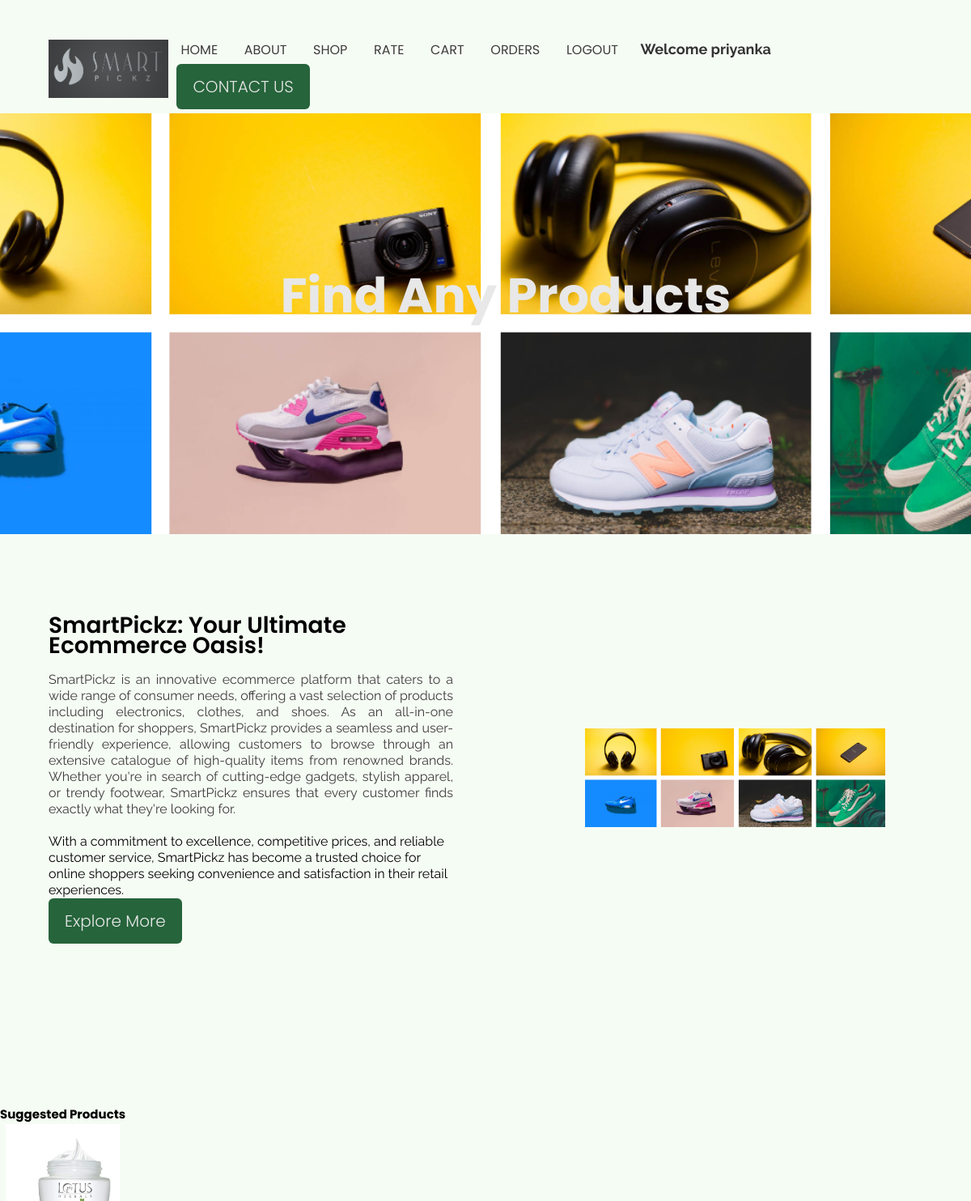
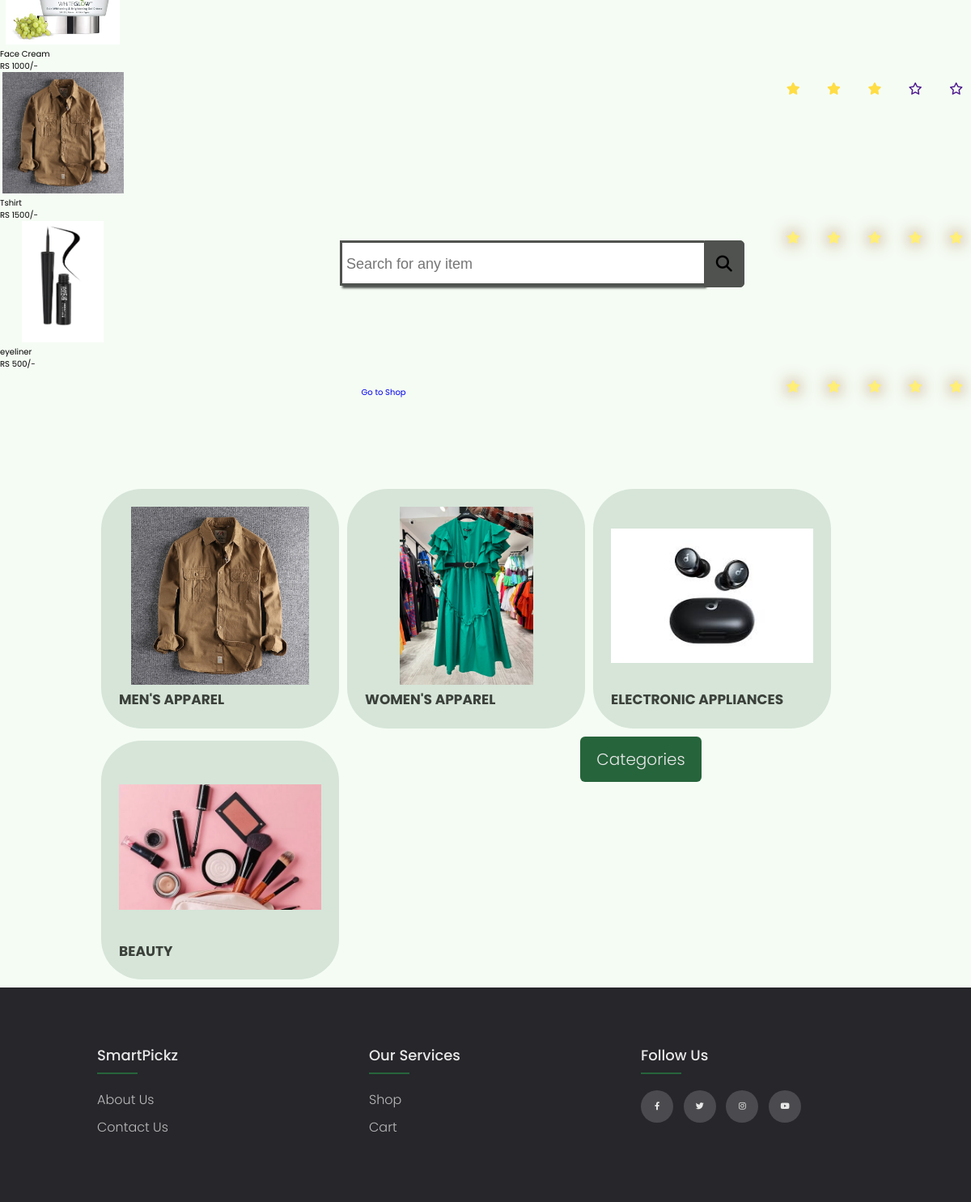
Page /index.php (signed in) on the committed database (2 pictures, top to bottom).
### tables this page shows
CREATE TABLE `shop` (
  `product_id` int(11) NOT NULL,
  `title` varchar(255) NOT NULL,
  `description` varchar(500) NOT NULL,
  `price` int(11) NOT NULL,
  `cat_id` int(11) NOT NULL,
  `image` varchar(225) NOT NULL,
  `shop_keyword` varchar(255) NOT NULL,
  `added_date` date NOT NULL
);

### includes/array.php (called while the page is built, shortened)
<?php
    $categories = [
        [
            "name" => "MEN'S APPAREL",
            "img" => "menshirt"
        ],
        [
            "name" => "WOMEN'S APPAREL",
            "img" => "dress"
        ],
        [
            "name" => "ELECTRONIC APPLIANCES",
            "img" => "earbuds"
        ],
        [
            "name" => "BEAUTY",
            "img" => "beauty"
        ],
    ];
    ?>

### index.php (the view, shortened to what this page needs)
<?php
    include ('includes/header.php');
?>
    <!DOCTYPE html>
    <html lang="en">
    <head>
        <link rel="stylesheet" href="./css/index.css">
        <link rel="stylesheet" href="./css/banner.css">
    </head>
    <body>
        <?php
            include ('includes/banner.php');
        ?>
        <section class="id">
            <div class="container">
                <div class="hero__wrapper">
                    <div class="hero__left" >
                        <div class="hero__left__wrapper">
                            <h1 class="hero__heading">SmartPickz: Your Ultimate Ecommerce Oasis!</h1>
                            <p class="hero__info">
                            SmartPickz is an innovative ecommerce platform that caters to a
                            wide range of consumer needs, offering a vast selection of products
                            including electronics, clothes, and shoes.
                            As an all-in-one destination for shoppers, SmartPickz provides a seamless
                            and user-friendly experience, allowing customers to browse through an
                            extensive catalogue of high-quality items from renowned brands.
                            Whether you're in search of cutting-edge gadgets, stylish apparel, or trendy
                            footwear, SmartPickz ensures that every customer finds exactly what they're
                            looking for.
                            <p>With a commitment to excellence, competitive prices, and
                            reliable customer service, SmartPickz has become a trusted choice for
                            online shoppers seeking convenience and satisfaction in their retail
                            experiences.</p>
                            </p>
                            <div class="button__wrapper">
                                <a href="shop.php" class="btn btn primary-btn">Explore More</a>
                            </div>
                        </div>
                    </div>
                    <div class="hero__right" >
                        <div class="hero__imgWrapper">
                            <a href="shop.php"><img src="./img/slider1.png" alt=""></a>
                        </div>
                    </div>
                </div>
            </div>
        </section>
        <section class="products">
    <h1 class="title">Suggested Products</h1>
<div class="box-container">
      <?php
      $sql = "SELECT COLUMN_NAME
            FROM INFORMATION_SCHEMA.COLUMNS
            WHERE TABLE_NAME = 'final_array_view'";
      $result = mysqli_query($con, $sql);
      $columnNames = array();
      if (mysqli_num_rows($result) > 0) {
         while ($row = mysqli_fetch_assoc($result)) {
            $columnNames[] = $row['COLUMN_NAME'];
         }
      }
      $userId = $user_id;
      $matchingColumns = array();
      foreach ($columnNames as $columnName) {
         if ($columnName == $userId) {
            $matchingColumns[] = $columnName;
         }
      }
      if (!empty($matchingColumns)) {
         $sql = "SELECT `$matchingColumns[0]` FROM final_array_view";
         $result = mysqli_query($con, $sql);
         $userfinal = array();
         while ($row = mysqli_fetch_assoc($result)) {
            $userfinal[] = $row[$matchingColumns[0]];
         }
         arsort($userfinal);
         $select_products = mysqli_query($con, "SELECT * FROM `shop`") or die('query failed');
         if (mysqli_num_rows($select_products) > 0) {
            foreach ($userfinal as $productID => $rating) {
               $valuespd = $productID+1;
               $select_product_query = "SELECT * FROM `shop` WHERE product_id = '$valuespd'";
               $product_result = mysqli_query($con, $select_product_query);
               $product = mysqli_fetch_assoc($product_result);
               ?>
               <form action="" method="post" class="box">
    <?php if (isset($product['image'])) : ?>
        <img class="image" src="img/<?php echo $product['image']; ?>" style="height: 150px; width: 155px;" alt="">
    <?php endif; ?>
    <div class="name">
        <?php echo isset($product['title']) ? $product['title'] : ''; ?>
    </div>
    <div class="price">RS
        <?php echo isset($product['price']) ? $product['price'] : ''; ?>/-
    </div>
               <label class="star star-5" for="star-5-<?php echo $product['product_id']; ?>"></label>
               <label class="star star-4" for="star-4-<?php echo $product['product_id']; ?>"></label>
               <label class="star star-3" for="star-3-<?php echo $product['product_id']; ?>"></label>
               <label class="star star-2" for="star-2-<?php echo $product['product_id']; ?>"></label>
               <label class="star star-1" for="star-1-<?php echo $product['product_id']; ?>"></label>
            </form>
      <?php
            }
         }
     } else {
         echo "No Suggestions for you at the moment!";
     }
      ?>
      <div class="load-more" style="margin-top: 2rem; text-align:center">
         <a href="shop.php" class="option-btn">Go to Shop</a>
      </div>
   </div>
   </section>
   <div>
            <div class="display__wrapper" >
                <?php
                    foreach($categories as $category){
                ?>
                <table  class="display">
                        <tr>
                            <td><img src="img/<?= $category['img']; ?>.png" alt="<?php echo $display['name']; ?>"></td>
                        </tr>
                        <tr> <td><a href="shop.php"><h2>
                            <?php echo $category['name']; ?></h2></a>
                        </td></tr>
                </table>
                <?php
                    }
                ?>
            </div>
            <div class="moreshop">
                <a href="shop.php" class="btn btn primary-btn">Categories</a>
            </div>
        </div>
    <?php
        include ('includes/footer.php');
        ?>
    </body>
    </html>

### css/globalstyle.css (style rules this page uses)
html { font-size: 10px; overflow-x: hidden; }
:root { --green-1: #26643b; --green-2: #a2de96; --lightGreen-1: #d6e5d8; --lightGreen-2: #f5fcf4; --black-1: #3b413a; --black-2: #3f3c3c; --black-3: #5b6359; --black-4: #060606; --white-1: #e8e8e8; }
body { overflow-x: hidden; background-color: var(--lightGreen-2); }
section { padding: 100px 0; }
.container { max-width: 1200px; width: 90%; margin: 0 auto; }
img { width: 100%; height: 100%; object-fit: contain; }
h1, h2, h3, h4 { font-family: 'Poppins', sans-serif; }
p { font-family: 'Raleway', sans-serif; font-weight: 400; line-height: 2rem; font-size: 1.6rem; }
a { display: inline-block; text-decoration: none; }

### css/header.css (style rules this page uses)
.btn { color: var(--green-1); font-family: Poppins; font-weight: 350; border-radius: 6px; font-size: 1.2rem; padding: 1.2rem 2rem; }
.primary-btn { color: var(--white-1); background-color: var(--green-1); }
@media only screen and (min-width: 768px) { .btn { padding: 1.3rem 2rem; font-size: 2rem; } }

### css/index.css (style rules this page uses)
label.star { float: right; padding: 10px; margin-left: 0.9em; font-size: 15px; color: #4A148C; transition: all .2s; }
input.star:checked~label.star:before { content: '\f005'; color: #FD4; transition: all .25s; }
input.star-5:checked~label.star:before { color: #FE7; text-shadow: 0 0 20px #952; }
label.star:before { content: '\f006'; font-family: FontAwesome; }
.hero__wrapper { display: flex; align-items: center; justify-content: center; flex-direction: column-reverse; gap: 5rem; }
body { display: flex; flex-direction: column; }
.hero__left__wrapper { max-width: 500px; }
.hero__imgWrapper { max-width: 400px; width: 80%; margin: 0 auto; }
.hero__heading { font-family: 'Poppins'; font-weight: 600; line-height: 2.5rem; text-align: center; font-size: 1rem; margin-bottom: 1.5rem; color: black; }
.hero__info { text-align: center; font-size: 1.5rem; margin-bottom: 1.5rem; color: var(--black-2); }
.button__wrapper { text-align: center; }
@media only screen and (min-width: 768px) { .hero__wrapper { flex-direction: row; gap: 0; } }
@media only screen and (min-width: 768px) { .hero__left { flex: 4; } }
@media only screen and (min-width: 768px) { .hero__right { flex: 3; } }
@media only screen and (min-width: 768px) { .hero__heading { font-size: 2.8rem; margin-bottom: 2rem; text-align: left; } }
@media only screen and (min-width: 768px) { .hero__info { text-align: justify; font-size: 1.6rem; margin-bottom: 2rem; } }
@media only screen and (min-width: 768px) { .button__wrapper { text-align: left; } }
@media only screen and (min-width: 768px) { .hero__imgWrapper { max-width: none; width: 80%; } }
.display__wrapper { margin-left: 10%; }
.display h2 { color: var(--black-1); font-size: 1.7rem; }
.display { margin: 5px; float: left; max-width: 300px; align-items: center; justify-content: center; background-color: var(--lightGreen-1); padding: 2rem; border-radius: 50px; margin-bottom: 1rem; }
.display img { height: 220px; width: 250px; align-items: center; }
.moreshop { text-align: center; margin-right: 40px; margin-top: 50px; }

### css/banner.css (style rules this page uses)
::placeholder { font-size: large; }

### css/footer.css (style rules this page uses)
body { line-height: 1.5; font-family: 'Poppins', sans-serif; }
* { margin: 0; padding: 0; box-sizing: content-box; }

### rows in the picture
shop: image (picture), title "Face Cream", price "1000"
shop: image (picture), title "Tshirt", price "1500"
shop: image (picture), title "eyeliner", price "500"

### other values in the picture
$_SESSION['user_name'] "priyanka"
$category['name'] "MEN'S APPAREL"
$category['name'] "WOMEN'S APPAREL"
$category['name'] "ELECTRONIC APPLIANCES"
$category['name'] "BEAUTY"
